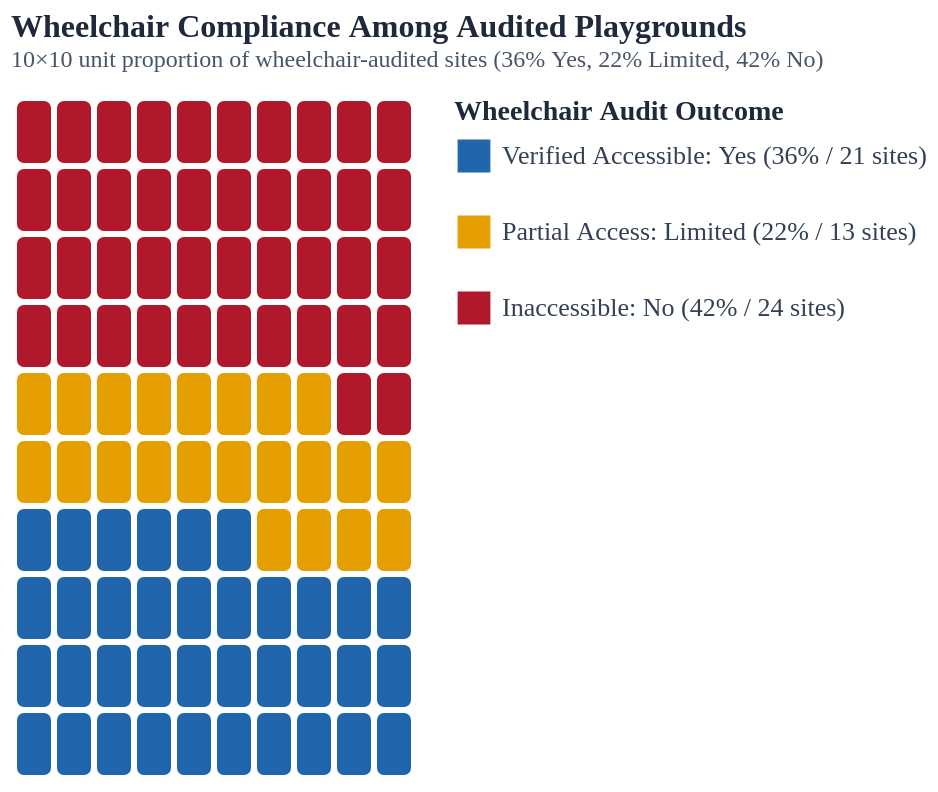

Vega-Lite specification for this chart:
### Vega-Lite specification from a JSON file in a GitHub repository (floating-point values rounded to 4 significant figures)
{"$schema": "https://vega.github.io/schema/vega-lite/v5.json", "width": "container", "height": 340, "title": {"text": "Wheelchair Compliance Among Audited Playgrounds", "subtitle": "10×10 unit proportion of wheelchair-audited sites (36% Yes, 22% Limited, 42% No)", "font": "Merriweather", "fontSize": 16, "fontWeight": "bold", "color": "#1E293B", "subtitleFont": "Plus Jakarta Sans", "subtitleFontSize": 12, "subtitleColor": "#475569", "anchor": "start", "offset": 12}, "data": {"sequence": {"start": 0, "stop": 100, "as": "unit_id"}}, "transform": [{"calculate": "datum.unit_id % 10", "as": "col"}, {"calculate": "floor(datum.unit_id / 10)", "as": "row"}, {"calculate": "datum.unit_id < 36 ? 'Verified Accessible: Yes (36% / 21 sites)' : (datum.unit_id < 58 ? 'Partial Access: Limited (22% / 13 sites)' : 'Inaccessible: No (42% / 24 sites)')", "as": "Compliance_Tier"}], "mark": {"type": "rect", "cornerRadius": 5, "stroke": "#FFFFFF", "strokeWidth": 3}, "encoding": {"x": {"field": "col", "type": "ordinal", "axis": null}, "y": {"field": "row", "type": "ordinal", "sort": "descending", "axis": null}, "color": {"field": "Compliance_Tier", "type": "nominal", "title": "Wheelchair Audit Outcome", "scale": {"domain": ["Verified Accessible: Yes (36% / 21 sites)", "Partial Access: Limited (22% / 13 sites)", "Inaccessible: No (42% / 24 sites)"], "range": ["#2166AC", "#E69F00", "#B2182B"]}, "legend": {"orient": "right", "direction": "vertical", "titleFont": "Plus Jakarta Sans", "titleFontSize": 14, "titleFontWeight": "bold", "titleColor": "#1E293B", "labelFont": "Plus Jakarta Sans", "labelFontSize": 13, "labelColor": "#334155", "labelLimit": 260, "symbolSize": 320, "symbolType": "square", "rowPadding": 14, "offset": 20}}, "tooltip": [{"field": "Compliance_Tier", "type": "nominal", "title": "Audit Outcome"}, {"field": "unit_id", "type": "quantitative", "title": "Percentile Unit"}]}, "config": {"view": {"stroke": null}}}
